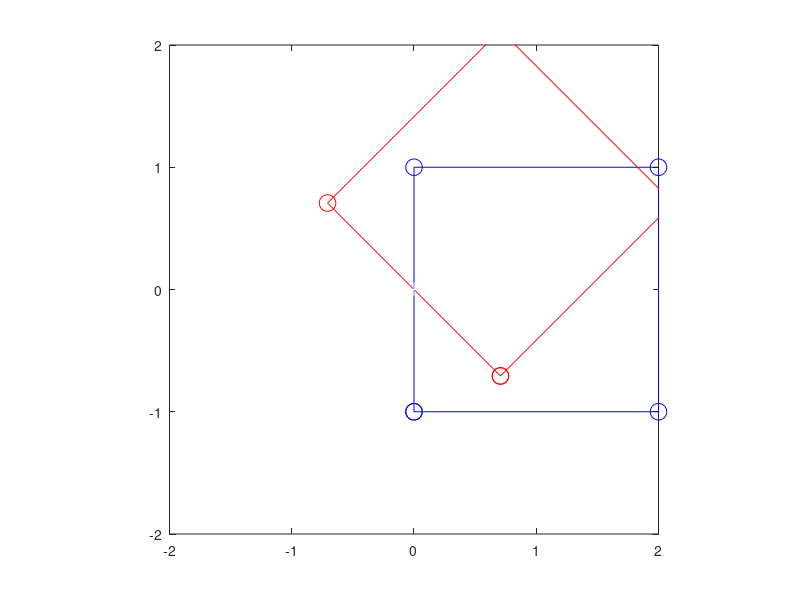
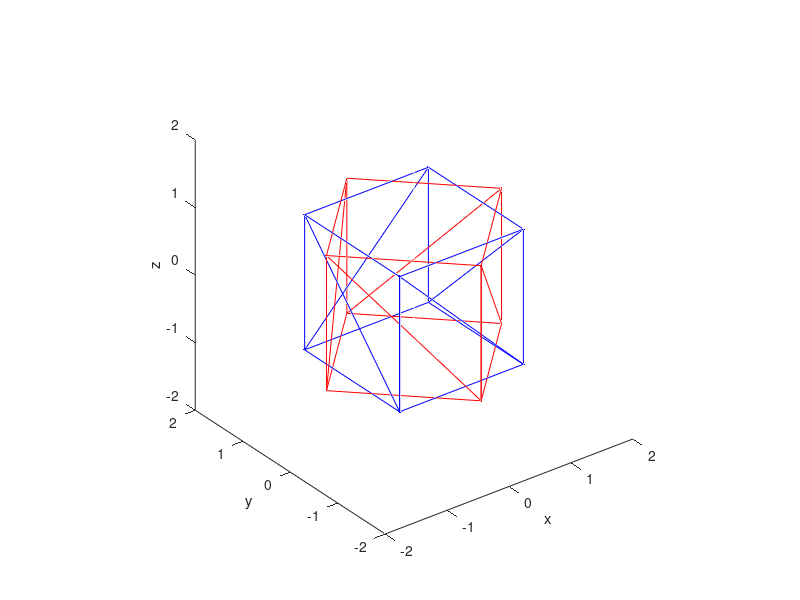

Write the MATLAB code that produced these figures, in order.
clc; clear all; close all

theta = pi/4
R2D = [cos(theta), -sin(theta); sin(theta) cos(theta)]

przes = [1, 0];
P2D = [-1, -1;
    1, -1;
    1, 1;
    -1, 1;
    -1, -1 ];

P2D = P2D + przes

figure();
plot(P2D(:, 1), P2D(:, 2), "bo-", "MarkerSize", 12)
xlim([-2, 2])
ylim([-2, 2])
axis square
hold on;

obroconeP = (R2D * P2D')';

plot(obroconeP(:, 1), obroconeP(:, 2), "ro-", "MarkerSize", 12)
plot(0, 0, "w+", "MarkerSize", 10)


%% 3D
figure();

rotX = 0 %pi/4
rotY = 0 %pi/4
rotZ = pi/4

R3Dx = [1, 0, 0;
        0, cos(rotX), -sin(rotX);
        0, sin(rotX), cos(rotX)];

R3Dy = [cos(rotY), 0, sin(rotY);
        0, 1, 0;
        -sin(rotY), 0, cos(rotY)];

R3Dz = [cos(rotZ), -sin(rotZ), 0;
      sin(rotZ), cos(rotZ), 0;
      0, 0, 1];

P3D = [-1, -1, -1; 
        1, -1, -1; 
        1,  1, -1;
       -1,  1, -1;
       -1, -1, -1;

       -1, -1,  1;
        1, -1,  1;
        1,  1,  1;
       -1,  1,  1;
       -1, -1,  1;

       -1, -1,  1;
       -1, -1,  -1;

       1, -1,  1;
       1,  -1, -1;

       1,  1,  1;
       1,  1,  -1;

       -1, 1, 1;
       -1, 1, -1;

       -1, -1, 1;
       ];

plot3(P3D(:, 1), P3D(:, 2), -P3D(:, 3), "b.-");
% xlim([[-2, 2]]);
% ylim([[-2, 2]]);
% zlim([[-2, 2]]);
hold on;

obrP3D = (R3Dx * R3Dy * R3Dz * P3D')'

plot3(obrP3D(:, 1), obrP3D(:, 2), -obrP3D(:, 3), "r.-");
% xlim([[-2, 2]]);
% ylim([[-2, 2]]);
% zlim([[-2, 2]]);
xlabel("x");
ylabel("y");
zlabel("z");
axis equal;

% biala linia
plot3([0,0], [0,0], [-2,2], "w-");